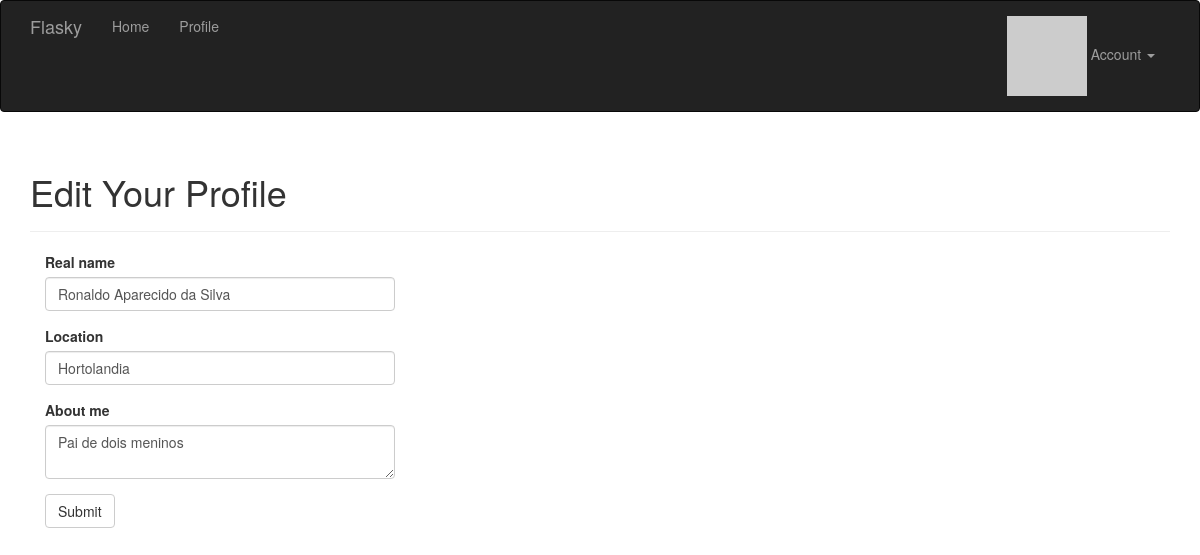
The app's page /edit-profile (signed in), older data.
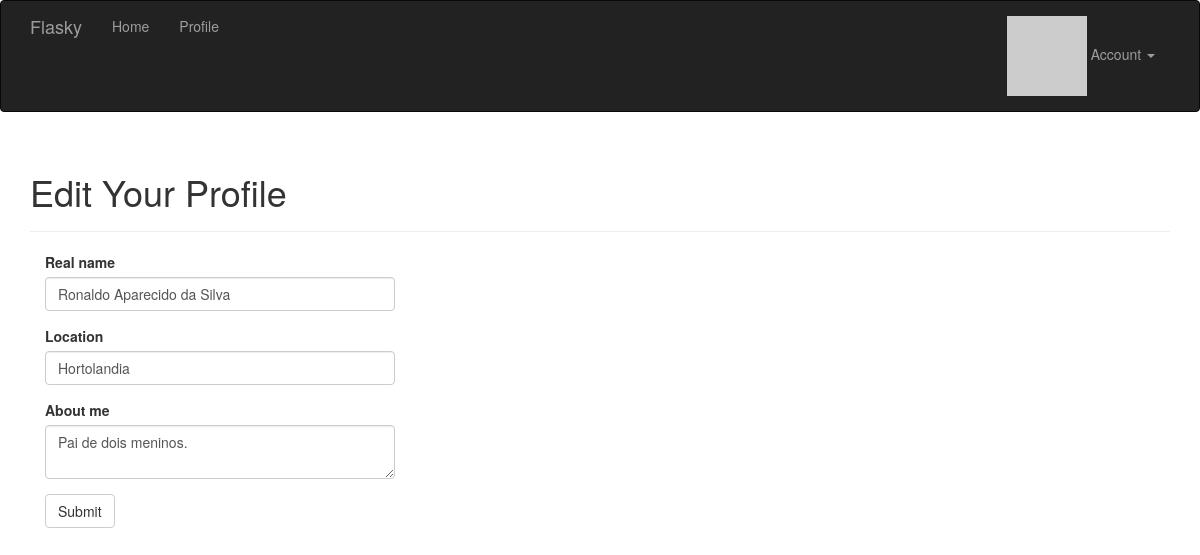
The same page, newer data.
### app/models.py (models this page shows, shortened)
class User(UserMixin, db.Model):
    __tablename__ = 'users'
    id = db.Column(db.Integer, primary_key=True)
    email = db.Column(db.String(64), unique=True, index=True)
    username = db.Column(db.String(64), unique=True, index=True)
    role_id = db.Column(db.Integer, db.ForeignKey('roles.id'))
    password_hash = db.Column(db.String(128))
    confirmed = db.Column(db.Boolean, default=False)
    name = db.Column(db.String(64))
    location = db.Column(db.String(64))
    about_me = db.Column(db.Text())
    member_since = db.Column(db.DateTime(), default=datetime.utcnow)
    last_seen = db.Column(db.DateTime(), default=datetime.utcnow)
    avatar_hash = db.Column(db.String(32))
    posts = db.relationship('Post', backref='author', lazy='dynamic')
    followed = db.relationship('Follow',
                               foreign_keys=[Follow.follower_id],
                               backref=db.backref('follower', lazy='joined'),
                               lazy='dynamic',
                               cascade='all, delete-orphan')
    followers = db.relationship('Follow',
                                foreign_keys=[Follow.followed_id],
                                backref=db.backref('followed', lazy='joined'),
                                lazy='dynamic',
                                cascade='all, delete-orphan')
    comments = db.relationship('Comment', backref='author', lazy='dynamic')
    @property
    def password(self):
        raise AttributeError('password is not a readable attribute')
    def can(self, perm):
        return self.role is not None and self.role.has_permission(perm)
    def ping(self):
        self.last_seen = datetime.utcnow()
        db.session.add(self)
    def gravatar(self, size=100, default='identicon', rating='g'):
        url = 'https://secure.gravatar.com/avatar'
        hash = self.avatar_hash or self.gravatar_hash()
        return '{url}/{hash}?s={size}&d={default}&r={rating}'.format(
            url=url, hash=hash, size=size, default=default, rating=rating)

### app/main/views.py (the view, shortened to what this page needs)
@main.route('/edit-profile', methods=['GET', 'POST'])
@login_required
def edit_profile():
    form = EditProfileForm()
    form.name.data = current_user.name
    form.location.data = current_user.location
    form.about_me.data = current_user.about_me
    return render_template('edit_profile.html', form=form)

### app/main/forms.py
class EditProfileForm(FlaskForm):
    name = StringField('Real name', validators=[Length(0, 64)])
    location = StringField('Location', validators=[Length(0, 64)])
    about_me = TextAreaField('About me')
    submit = SubmitField('Submit')

### app/auth/views.py (called while the page is built)
@auth.before_app_request
def before_request():
    if current_user.is_authenticated:
        current_user.ping()
        if not current_user.confirmed \
                and request.endpoint \
                and request.blueprint != 'auth' \
                and request.endpoint != 'static':
            return redirect(url_for('auth.unconfirmed'))

### app/main/__init__.py (called while the page is built)
@main.app_context_processor
def inject_permissions():
    return dict(Permission=Permission)

### app/models.py (called while the page is built)
@login_manager.user_loader
def load_user(user_id):
    return User.query.get(int(user_id))

    def has_permission(self, perm):
        return self.permissions & perm == perm

### app/templates/edit_profile.html (shortened to what this page needs)
{% extends "base.html" %}
{% import "bootstrap/wtf.html" as wtf %}
{% block page_content %}
<div class="page-header">
    <h1>Edit Your Profile</h1>
</div>
<div class="col-md-4">
    {{ wtf.quick_form(form) }}
</div>
{% endblock %}

Row changes from the older to the newer data that the page shows:
changed User "Ronaldo Aparecido da Silva": about_me "Pai de dois meninos" → "Pai de dois meninos."
